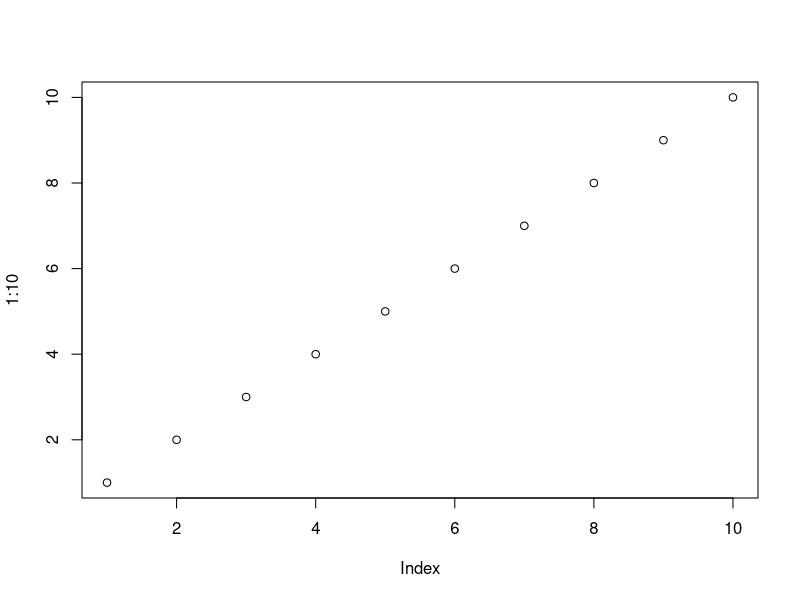
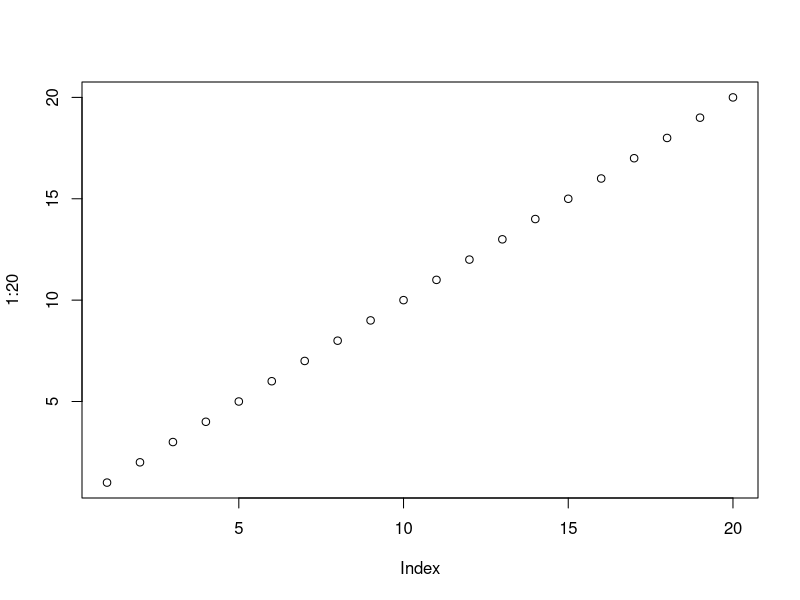

Write R code to recreate these figures, in order. (Note: this script raises an error after producing the figures.)
plot(1:10)

plot(1:20)

data <- read.table("data.txt",stringsAsFactors = F)

data2 <- data[data[,1]=="B",]

write.csv(data2,"data.txt")

png("testing.png")

plot(1:10)

dev.off()